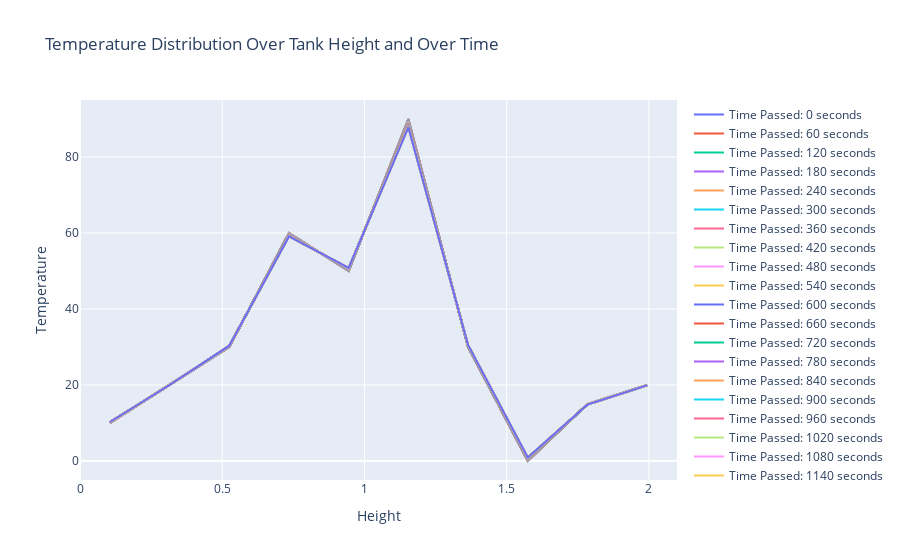
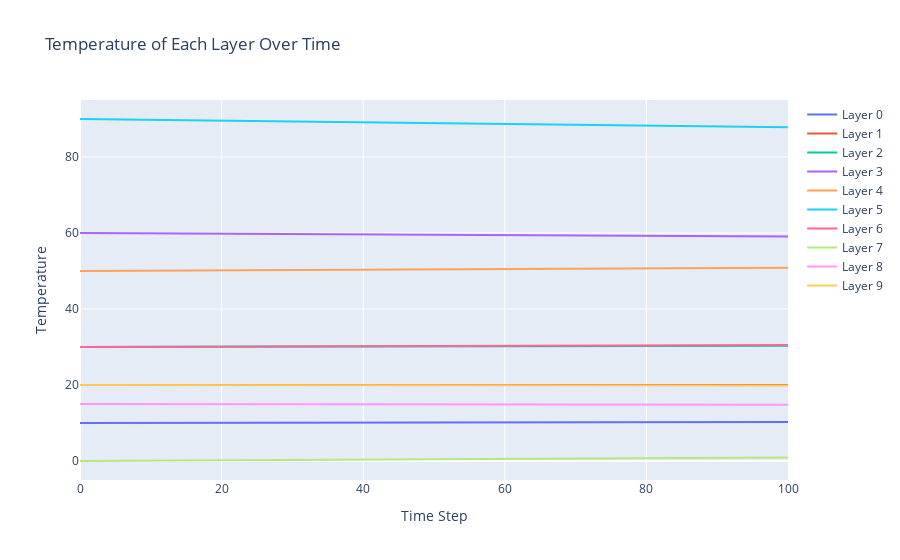

Notebook code for these charts, in order:
### Markdown cell above
Heat transfer equation for the diffusion within the layers i at times k regarding heat losses will be extended to include β

$$
\begin{align*}
\frac{\delta T_i}{\delta t} = & \alpha  \frac{\delta^2 T}{\delta z^2} + \frac{P_i k_i}{\rho  c_p  A_i}(T_\infty-T_i) \\
= & \alpha  \frac{\delta^2 T}{\delta z^2} + \beta_i(T_\infty-T_i) \\ 

\end{align*}
$$

resulting in the extended equation after applying the discretization step from Model 0

$$
\begin{align*}
T_{k+1,i} = T_{k,i} + (\alpha (\frac{T_{k,i+1}-2T_{k,i}+T_{k,i-1}}{(\Delta z_i)^2}) + \beta_i(T_\infty-T_i))\cdot \Delta t


\end{align*}
$$

The boundary conditions that were applied in Model 0 (no heat losses, only diffusion between inner layers) will be extended, so that the heat losses occuring in the surface of the tank can be depicted. For this, the betas in the layers have to be well defined:
##### Assumptions for simplification: 
- The amount of layers is defined by the amount of elements in the initial vector for the tank temperature
- Δz is constant and depends on the height of the tank and of the lenght of the vector T (number of layers)
- The area of the top and the bottom of the tank is the same as the cross-sectional area (circle)

##### Boundary conditions: 
The previous boundary conditions in Model 0 (heat diffussivity in the fluid) has to be extended to account for the heat losses at the bottom and top surface of the tank. The heat losses are accounted by the heat loss coefficienta $\beta_i$, and it has to be calculated and defined for each boundary (top and bottom): 

- Bottom of the tank (i=0, first entry). 
    - The "previous" (non existant) layer is assumed to have the same temperature as the bottom layer. This way the gradient in the bottom of the tank is cero and no heat is transferred due to diffusion.
    - The heat losses are accounted by the heat loss coefficient. Besides the heat loss through the Mantel of the tank (inlcuded in the normal model for the inner layers), an extra Heat loss throught the bottom of the tank $\beta_{bottom}$ has to be added to take into account the characteristics of the bottom of the physical tank and thus be able to calculate the heat lost through this surface to the ambient as well.
- Top of the tank (i=-1, last entry). 
    - The "next" (non existant) layer is assumed to have the same temperature as the top layer. This way the gradient in the bottom of the tank is cero and no heat is transferred due to diffusion. 
    - A coefficient $\beta_{top}$ will be defined taking into account the characteristics of the top of the physical tank and thus be able to calculate the heat lost through this surface to the ambient. This will be added to the existing losses through the Mantel of the inner layer.

### Code cell
import numpy as np
import matplotlib.pyplot as plt
import plotly.graph_objects as go
import plotly.express as px

############### Definitons for the model
class HeatDistributionVector_model1:
    def __init__(self, alpha, beta_i, beta_bottom, beta_top, z, T_a, T_initial, dt):
        self.alpha = alpha                           # heat diffusivity
        self.beta_i = beta_i                         # heat loss coefficient to the ambient in the inner layers
        self.beta_bottom = beta_bottom               # heat loss coefficient to the ambient at the bottom layer (i=0)
        self.beta_top = beta_top                     # heat loss coefficient to the ambient at the top layer (i=-1)
        
        self.z = z                                   # height of the tank
        self.num_layers = len(T_initial)             # number of layers (steps in space)
        self.dt = dt                                 # step size in time (time step)

        self.T_initial = np.array(T_initial)         # initial state of the temperatures along the tank [list] !!! Same lenght as num_layers
        self.T_a = T_a                                  # ambient temperature outside of the tank

        
        self.dz = z / self.num_layers                # step size in space (delta z, height of a layer) is total height/number of layers, num_layers = how big the initial temperature vector is
        # Create a 
        self.heights = [i * self.dz + self.dz/2 for i in range(len(T_initial))]     # list representing the height of the tank for plotting the temperatures in the middle of each layer
  


 # definition of the solver for the temperature vector in the next time step       
    def vector_solve(self, num_steps):
        T_old = np.copy(self.T_initial)
        results = [T_old.copy()]                    # Store initial temperature array

        for _ in range(num_steps):

            T_new = np.copy(T_old)

            T_old_next = np.roll(T_old, -1)         # roll every i by -1 so that the "next" i is selected
            T_old_prev = np.roll(T_old, 1)          # roll every i by 1 so that the "previous" i is selected
            
            # Apply heat transfer equation for model 0
            T_new = (T_old
                      + (((self.alpha) * (T_old_next - (2*T_old) + T_old_prev) / (self.dz**2))
                      + (self.beta_i * (self.T_a - T_old))
                      )* self.dt)
            
            # Boundary conditions
            T_new[0] = (T_old[0]
                         + (((self.alpha) * (T_old[1] - (2*T_old[0]) + T_old[0]) / (self.dz**2))
                         + ((self.beta_i + self.beta_bottom) * (self.T_a - T_old[0]))  
                         )* self.dt)        # heat loss through sides of the tank (beta_i) and through the floor (beta_bottom)
            T_new[-1] = (T_old[-1]
                          + (((self.alpha) * (T_old[-1] - (2*T_old[-1]) + T_old[-2]) / (self.dz**2))
                          + ((self.beta_i + self.beta_top)* (self.T_a - T_old[-1])) 
                          )* self.dt)       # heat loss through sides of the tank (beta_i) and through ceiling (beta_top)

            T_old = np.copy(T_new) # return the new temperature as old temperature for the next iteration

            results.append(T_old.copy())            # Store the updated temperature array fo later plot

        return T_old, results
    
 # check the stability of the model with the selected dt
    def stability_check(self):
        # check if the time step dt is small enough with CFL condition: dt <= (dz^2) / (2 * alpha)
        cfl_dt_max = (self.dz ** 2) / (2 * self.alpha)
        if self.dt > cfl_dt_max:
            print(f"Warning: Time step size dt {self.dt} exceeds CFL stability limit ({cfl_dt_max}).")
            sc = 1
        else:
            sc = 0
        return sc
    

# Plot the layer temperatures over the height for different times
def plot_results_height(results, heights):
    # Create traces for each time step
    traces = []
    for i, temp_array in enumerate(results):            # results in [time x layers] -> enumerate gives all values of one row for one index (column) -> all layers (row) at one time
        time_passed = dt * i                            # Calculate the time passed
        trace = go.Scatter(
            x=heights,                                      # X axis is the height of each layer
            y=temp_array,                               # Y axis is the temperatures in each layer
            mode='lines',
            name=f'Time Passed: {time_passed} seconds'   # Use calculated time in legend
        )
        traces.append(trace)

    # Create the plot layout
    layout = go.Layout(
        title='Temperature Distribution Over Tank Height and Over Time',
        xaxis=dict(title='Height', range=[0, z]),
        yaxis=dict(title='Temperature'),
    )

    # Create the figure and plot it
    fig = go.Figure(data=traces, layout=layout)
    fig.show()

# Plot the layer temperatures over time
def plot_results_time(results, heights, z):
    # Create traces for each layer
    traces = []
    for i, temp_array in enumerate(np.array(results).T):  # Transpose the results array to iterate over layers -> [layers x time] -> row is the temperature over time of one sensor
        time_passed = dt * i                            # Calculate the time passed
        trace = go.Scatter(
            x=np.arange(len(temp_array)),                 # X axis is the timeline (Time steps)
            y=temp_array,                                 # Y axis is the temperature of all layers in each time step    
            mode='lines',
            name=f'Layer {i}'                               # Layer number
        )
        traces.append(trace)

    # Create the plot layout
    layout = go.Layout(
        title='Temperature of Each Layer Over Time',
        xaxis=dict(title='Time Step'),
        yaxis=dict(title='Temperature'),
    )

    # Create the figure and plot it
    fig = go.Figure(data=traces, layout=layout)
    fig.show()

############### 
            
# initial temperature in the tank for each layer
# lenght of the selected T_zero defines the number of layers    
T_1 = np.array([10, 10, 10, 10, 10, 90, 90, 90, 90, 90]) 
T_2 = np.array([10, 20, 30, 60, 50, 90, 30, 0, 15, 20])
T_3 = [100, 80, 50, 60, 20, 50, 10, 20, 50, 80]
T_4 = np.array([100, 90, 80 ,70, 60, 50, 40, 30, 20, 10])
T_5 = [100, 10, 80 ,200, 60, 70, -10, 30, -10, 10]
T_6 = np.array([100, 100, 100, 100, 100, 100, 100, 100, 100, 100]) 
T_7 = np.array([65, 65, 65, 65, 65, 65, 65, 65, 65, 65]) # standard initial temperature

T_a = 20                            # ambient temperature

# tank description
T_zero = T_2                        # initial temperature vector
z = 2.099                               # height of the tank [m]
dz = z / len(T_zero)                # height of the section (layer)
d = 0.79                             # diameter of the cross section [m]
P_i = np.pi * d                     # cross-sectional perimeter [m]
A_i = np.pi * (d/2)**2              # cross-sectional area [m²]

# material properties
alpha = 0.000000146                 # heat diffusivity of the fluid [m²/s]
rho = 998                           # density of the fluid [kg/m³]
cp =  4186                          # heat capacity of the fluid [J/kgK]
k_i = 0.5                           # thermal condunctance of the wall [W/m²K]


dt = 60                             # length of the time steps [s]
num_steps = 100                    # number of time steps to be made


# Beta calculations
beta_i = (P_i*k_i)/(rho * cp * A_i) # coefficient of heat losses through the wall of the tank [1/s]
beta_top = (k_i/(rho * cp * dz))    # coefficient of heat losses through the ceiling of the tank [1/s]
beta_bottom = (k_i/(rho * cp * dz)) # coefficient of heat losses through the ground of the tank [1/s]

print("beta_i", beta_i)
print("beta_top", beta_top)
print("beta_bottom", beta_bottom)

qloss = 138.75
Uwert = (qloss)/((P_i*z + 2*A_i)*(65-20))
Uwert2 = (qloss)/((P_i*z + A_i)*(65-20))
print("U-wert", Uwert)
print("U-wert2", Uwert2)
print("defined k_i", k_i)

tank_vector = HeatDistributionVector_model1(alpha, beta_i, beta_bottom, beta_top, z, T_a, T_zero, dt)
stability = tank_vector.stability_check()

if (stability == 0):
    # Solve for the temperatures
    final_temperature, results = tank_vector.vector_solve(num_steps)
    # Plot the results
    plot_results_height(results, tank_vector.heights)
    plot_results_time(results, tank_vector.heights, tank_vector.z)


"""
tank_vector0 = HeatDistributionVector_model0(alpha, z, T_zero, dt)
stability = tank_vector0.stability_check()

if (stability == 0):
    # Solve for the temperatures
    final_temperature, results = tank_vector0.vector_solve(num_steps)
    # Plot the results
    plot_results_height(results, tank_vector0.heights)
    plot_results_time(results, tank_vector0.heights, tank_vector.z)

"""
